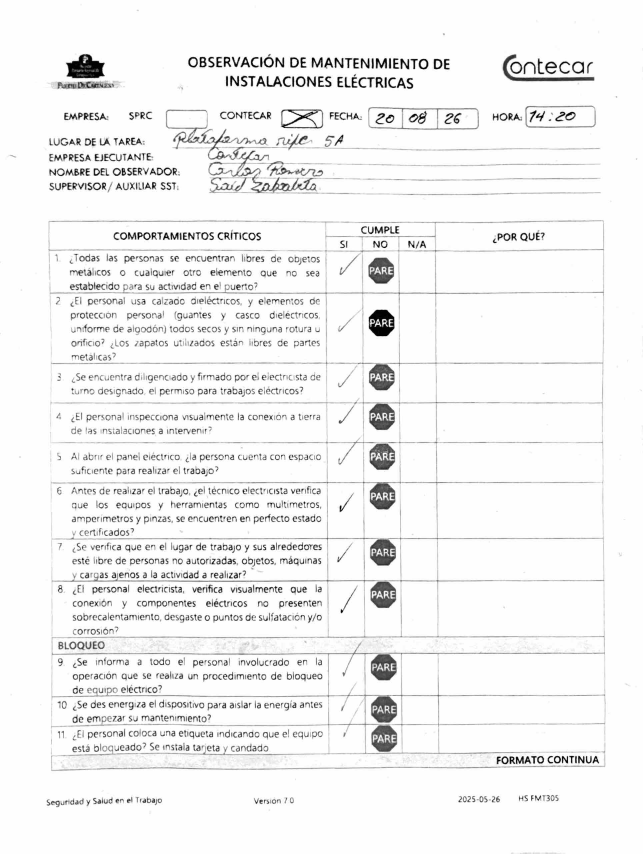
#> input picture assets/extracted_img_0.jpeg, 1928 x 2560 px (shown at 1/3 size)
$ python -i image_preprocessor.py   (imports and definitions only)
#> lines starting #> are read from the running program, lines starting #| are printed output that depends on the picture
#> further down, picture is the input picture: PIL image 1928x2560 RGB; min 0, max 255, mean 241.5
"""
Módulo de Preprocesamiento y Control de Calidad de Imágenes (OCR Pre-flight).
Optimiza escaneos manuscritos y fotografías de campo para maximizar la precisión
del motor de visión multimodal Google Gemini 3.X.
"""

from typing import Tuple, Dict, Any, Optional
from PIL import Image, ImageOps, ImageEnhance, ImageStat


def preflight_image_enhancement(
    image: Image.Image,
    target_dpi: int = 150
) -> Tuple[Image.Image, Dict[str, Any]]:
    """
    Aplica una secuencia de optimizaciones no destructivas a la imagen:
    1. Corrección automática de orientación basada en metadatos EXIF (fotos de smartphone).
    2. Evaluación de calidad fotométrica (brillo medio, contraste, resolución).
    3. Realce adaptativo de contraste y nitidez si el manuscrito presenta trazos tenues.
    """
#> called with target_dpi = 150
    # 1. Normalización de orientación EXIF (Corrige fotos giradas a 90° / 180° / 270°)
    img = ImageOps.exif_transpose(image)
    if img is None:
        img = image.copy()
    else:
        img = img.copy()

    # Convertir a RGB si viene en RGBA o P
    if img.mode != "RGB":
        img = img.convert("RGB")

    width, height = img.size
#> width = 1928; height = 2560
    applied_enhancements = []

    # 2. Diagnóstico fotométrico
    stat = ImageStat.Stat(img.convert("L"))
    mean_brightness = stat.mean[0]  # 0 (negro) a 255 (blanco)
#> mean_brightness = 241.5
    stddev_contrast = stat.stddev[0]  # Desviación estándar del contraste
#> stddev_contrast = 39.6

    is_low_res = (width < 600 or height < 600)
#> is_low_res = False
    is_faint = (mean_brightness > 235 or stddev_contrast < 38.0)
#> is_faint = True
    is_dark = (mean_brightness < 65.0)
#> is_dark = False

    # 3. Realce adaptativo
    if is_faint:
        # Trazos tenues o lavado de luz: subir contraste y reforzar nitidez
        img = ImageEnhance.Contrast(img).enhance(1.40)
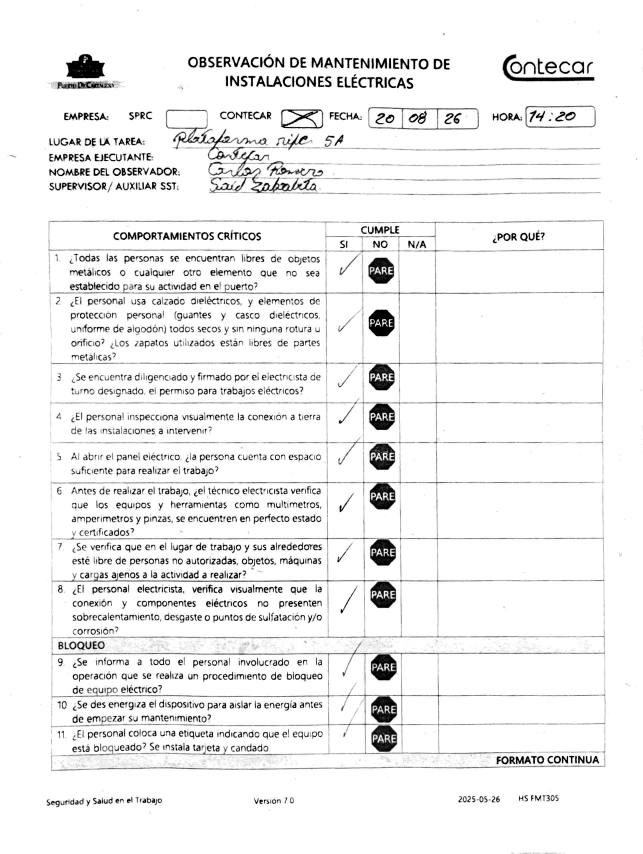
#> img: PIL image 1928x2560 RGB (shown at 1/3 size); min 0, max 255, mean 238.9
        img = ImageEnhance.Sharpness(img).enhance(1.30)
        applied_enhancements.append("Realce de contraste para trazos tenues")
    elif is_dark:
        # Foto subexpuesta / oscura: equilibrar brillo
        img = ImageEnhance.Brightness(img).enhance(1.25)
        img = ImageEnhance.Contrast(img).enhance(1.20)
        applied_enhancements.append("Ajuste de brillo para imagen oscura")
    else:
        # Escaneo estándar: realce sutil de bordes para delimitar casillas
        img = ImageEnhance.Contrast(img).enhance(1.10)
        applied_enhancements.append("Contraste óptimo")

    status = "OPTIMAL"
    if is_low_res:
        status = "LOW_RESOLUTION"
    elif is_faint or is_dark:
        status = "ENHANCED"

    quality_report: Dict[str, Any] = {
        "width": width,
        "height": height,
        "mean_brightness": round(mean_brightness, 1),
        "contrast_score": round(stddev_contrast, 1),
        "status": status,
        "is_low_res": is_low_res,
        "applied_enhancements": applied_enhancements,
        "advisory": (
            "⚠️ Imagen con resolución baja (<600px)" if is_low_res
            else "✨ Auto-rotación y realce de contraste aplicados" if len(applied_enhancements) > 0
            else "✅ Calidad fotográfica óptima"
        )
    }

    return img, quality_report

>>> from PIL import Image
>>> picture = Image.open('../assets/extracted_img_0.jpeg')
>>> result = preflight_image_enhancement(picture)
